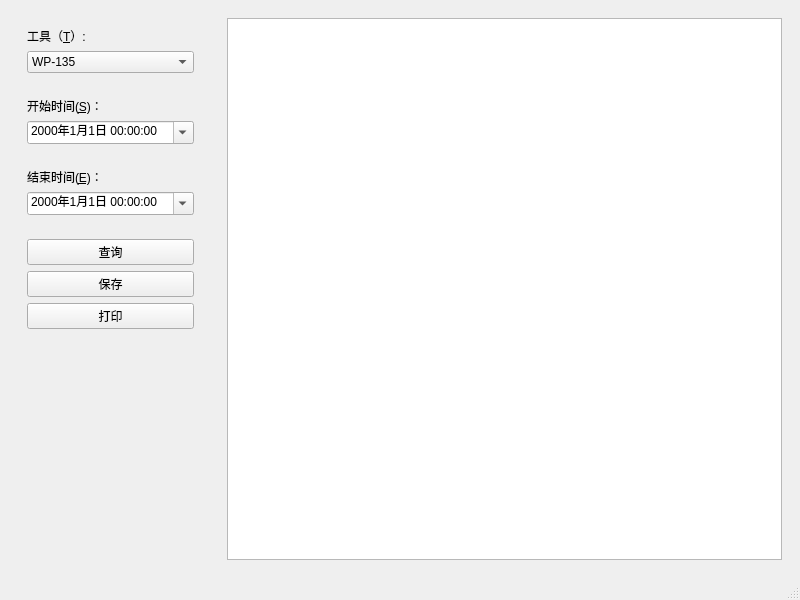
<?xml version="1.0" encoding="UTF-8"?>
<ui version="4.0">
 <class>QByTools</class>
 <widget class="QMainWindow" name="QByTools">
  <property name="geometry">
   <rect>
    <x>0</x>
    <y>0</y>
    <width>800</width>
    <height>600</height>
   </rect>
  </property>
  <property name="windowTitle">
   <string>MainWindow</string>
  </property>
  <widget class="QWidget" name="centralwidget">
   <layout class="QHBoxLayout" name="horizontalLayout_2">
    <item>
     <widget class="QWidget" name="widget" native="true">
      <property name="sizePolicy">
       <sizepolicy hsizetype="Fixed" vsizetype="Expanding">
        <horstretch>0</horstretch>
        <verstretch>0</verstretch>
       </sizepolicy>
      </property>
      <layout class="QFormLayout" name="formLayout">
       <item row="1" column="0" colspan="2">
        <widget class="QWidget" name="widget_3" native="true">
         <layout class="QVBoxLayout" name="verticalLayout_3">
          <item>
           <widget class="QLabel" name="label_2">
            <property name="text">
             <string>开始时间(&amp;S)：</string>
            </property>
            <property name="buddy">
             <cstring>dtb</cstring>
            </property>
           </widget>
          </item>
          <item>
           <widget class="QDateTimeEdit" name="dtb">
            <property name="displayFormat">
             <string>yyyy年M月d日 HH:mm:ss</string>
            </property>
            <property name="calendarPopup">
             <bool>true</bool>
            </property>
           </widget>
          </item>
         </layout>
        </widget>
       </item>
       <item row="2" column="0" colspan="2">
        <widget class="QWidget" name="widget_4" native="true">
         <layout class="QVBoxLayout" name="verticalLayout_4">
          <item>
           <widget class="QLabel" name="label_3">
            <property name="text">
             <string>结束时间(&amp;E)：</string>
            </property>
            <property name="buddy">
             <cstring>dte</cstring>
            </property>
           </widget>
          </item>
          <item>
           <widget class="QDateTimeEdit" name="dte">
            <property name="displayFormat">
             <string>yyyy年M月d日 HH:mm:ss</string>
            </property>
            <property name="calendarPopup">
             <bool>true</bool>
            </property>
           </widget>
          </item>
         </layout>
        </widget>
       </item>
       <item row="0" column="0" colspan="2">
        <widget class="QWidget" name="widget_2" native="true">
         <layout class="QVBoxLayout" name="verticalLayout_2">
          <item>
           <widget class="QLabel" name="label">
            <property name="text">
             <string>工具（&amp;T）:</string>
            </property>
            <property name="buddy">
             <cstring>comboBox</cstring>
            </property>
           </widget>
          </item>
          <item>
           <widget class="QComboBox" name="comboBox">
            <item>
             <property name="text">
              <string>WP-135</string>
             </property>
            </item>
            <item>
             <property name="text">
              <string>WK-030</string>
             </property>
            </item>
            <item>
             <property name="text">
              <string>WP-060</string>
             </property>
            </item>
            <item>
             <property name="text">
              <string>WP-085</string>
             </property>
            </item>
            <item>
             <property name="text">
              <string>WK-200</string>
             </property>
            </item>
            <item>
             <property name="text">
              <string>WK-340</string>
             </property>
            </item>
           </widget>
          </item>
         </layout>
        </widget>
       </item>
       <item row="3" column="0" colspan="2">
        <widget class="QWidget" name="widget_5" native="true">
         <layout class="QVBoxLayout" name="verticalLayout_5">
          <item>
           <widget class="QPushButton" name="pushButton">
            <property name="text">
             <string>查询</string>
            </property>
           </widget>
          </item>
          <item>
           <widget class="QPushButton" name="pushButton_2">
            <property name="text">
             <string>保存</string>
            </property>
           </widget>
          </item>
          <item>
           <widget class="QPushButton" name="pushButton_3">
            <property name="text">
             <string>打印</string>
            </property>
           </widget>
          </item>
         </layout>
        </widget>
       </item>
      </layout>
     </widget>
    </item>
    <item>
     <widget class="QWidget" name="widget_6" native="true">
      <layout class="QHBoxLayout" name="horizontalLayout">
       <item>
        <widget class="QTableView" name="tableView"/>
       </item>
      </layout>
     </widget>
    </item>
   </layout>
  </widget>
  <widget class="QMenuBar" name="menubar">
   <property name="geometry">
    <rect>
     <x>0</x>
     <y>0</y>
     <width>800</width>
     <height>26</height>
    </rect>
   </property>
  </widget>
  <widget class="QStatusBar" name="statusbar"/>
 </widget>
 <tabstops>
  <tabstop>comboBox</tabstop>
  <tabstop>dtb</tabstop>
  <tabstop>dte</tabstop>
  <tabstop>pushButton</tabstop>
  <tabstop>pushButton_2</tabstop>
  <tabstop>pushButton_3</tabstop>
 </tabstops>
 <resources/>
 <connections/>
</ui>
